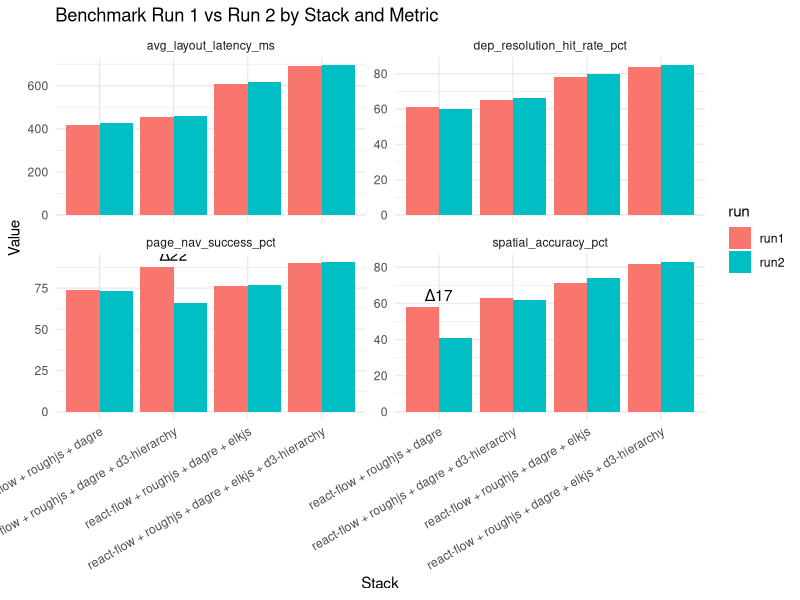

This figure's R source:
# canvas_benchmark_analysis.R
# Loads agent_spatial_benchmark_run1.csv and agent_spatial_benchmark_run2.csv.
# Each file holds TRIAL-LEVEL rows (6 trials per stack, per run), so the first
# step is to aggregate to one mean value per stack/metric before comparing runs.
# Then: pivots to long format, computes per-stack per-metric delta between runs,
# plots a grouped bar chart (ggplot2, faceted by metric) with run1 vs run2 bars,
# annotates any stack/metric pair where |run1 - run2| > 15,
# saves the chart, and prints a delta summary table to console.

library(tidyverse)

run1_trials <- read.csv("agent_spatial_benchmark_run1.csv")
run2_trials <- read.csv("agent_spatial_benchmark_run2.csv")

metric_cols <- c("spatial_accuracy_pct", "dep_resolution_hit_rate_pct",
                  "page_nav_success_pct", "avg_layout_latency_ms")

# Aggregate trial-level rows to one mean per stack per metric
run1 <- run1_trials %>%
  group_by(stack_id, stack_name) %>%
  summarise(across(all_of(metric_cols), mean), .groups = "drop")

run2 <- run2_trials %>%
  group_by(stack_id, stack_name) %>%
  summarise(across(all_of(metric_cols), mean), .groups = "drop")

run1_long <- run1 %>%
  pivot_longer(cols = all_of(metric_cols),
               names_to = "metric", values_to = "value") %>%
  mutate(run = "run1")

run2_long <- run2 %>%
  pivot_longer(cols = all_of(metric_cols),
               names_to = "metric", values_to = "value") %>%
  mutate(run = "run2")

combined <- bind_rows(run1_long, run2_long)

delta_table <- combined %>%
  pivot_wider(names_from = run, values_from = value) %>%
  mutate(delta = abs(run1 - run2),
         diverges = delta > 15)

print(delta_table)

p <- ggplot(combined, aes(x = stack_name, y = value, fill = run)) +
  geom_col(position = "dodge") +
  facet_wrap(~ metric, scales = "free_y") +
  geom_text(
    data = delta_table %>% filter(diverges),
    aes(x = stack_name, y = pmax(run1, run2), label = paste0("Δ", round(delta))),
    inherit.aes = FALSE, vjust = -0.5
  ) +
  theme_minimal() +
  theme(axis.text.x = element_text(angle = 30, hjust = 1)) +
  labs(title = "Benchmark Run 1 vs Run 2 by Stack and Metric",
       x = "Stack", y = "Value")

# Review/adjust label placement in the RStudio Plots pane before exporting.
ggsave("benchmark_comparison_annotated.png", plot = p, width = 10, height = 7, dpi = 150)
